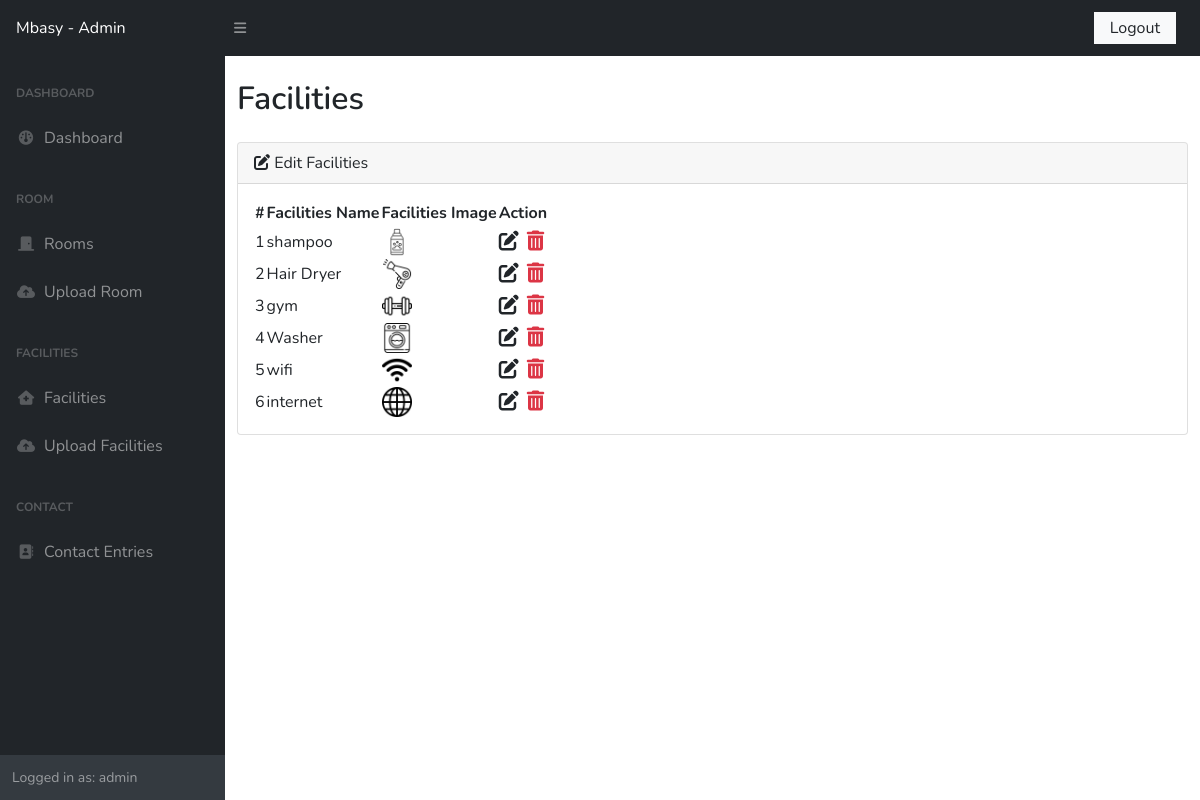
The app's page /admin/facilities.php (signed in) with its own data.
### tables this page shows
CREATE TABLE `facilities` (
  `facilities_id` int(11) NOT NULL,
  `facilities_name` varchar(100) NOT NULL,
  `facilities_image` varchar(100) NOT NULL
);

### admin/facilities.php (the view, shortened to what this page needs)
<?php include 'config.php' ?>
<!DOCTYPE html>
<html lang="en">
<head>
    <?php include 'components/header.php' ?>
</head>
<body class="sb-nav-fixed">
    <?php include 'components/navbar.php'; ?>
    <div id="layoutSidenav">
        <?php include 'components/sidenav.php'; ?>
        <div id="layoutSidenav_content">
            <main class="container-fluid">
                <h2 class="my-4 main-title">Facilities</h2>
                <div class="card mb-4">
                    <div class="card-header">
                        <i class="fa-solid fa-pen-to-square"></i>
                        Edit Facilities
                    </div>
                    <div class="card-body">
                        <table id="datatablesSimple" class="table-responsive">
                            <thead>
                                <tr>
                                    <th>#</th>
                                    <th>Facilities Name</th>
                                    <th>Facilities Image</th>
                                    <th>Action</th>
                                </tr>
                            </thead>
                            <tbody>
                            <?php
                                $sql = "SELECT * FROM `facilities`";
                                $result = mysqli_query($conn, $sql);
                                $i = 1;
                                if(mysqli_num_rows($result)>0){
                                    while($row = mysqli_fetch_assoc($result)){
                                        $facilities_id = $row['facilities_id'];
                                        $facilities_name = $row['facilities_name'];
                                        $facilities_image = $row['facilities_image'];
                                        echo '<tr>
                                            <td>'.$i++.'</td>
                                            <td>'.$facilities_name.'</td>
                                            <td><img width="30px" src="'.$facilities_image.'"></td>
                                            <td>
                                                <a href="edit-facilities.php?editfac='.$facilities_id.'" class="text-dark fs-5"><i class="fa-solid fa-pen-to-square"></i></a>
                                                <a href="delete-facilities.php?delete='.$facilities_id.'" class="text-danger ms-1 fs-5"><i class="fa-solid fa-trash-can"></i></a>
                                            </td>
                                        </tr>';
                                    }
                                }
                            ?>
                            </tbody>
                        </table>
                    </div>
                </div>
            </main>
        </div>
    </div>
</body>
</html>

### admin/css/custom-style.css (style rules this page uses)
body { font-family: 'Nunito', sans-serif; }
.main-title { font-family: 'Nunito', sans-serif; text-transform: Capitalize; font-weight: 600; }

### records on screen
facilities: facilities_name "shampoo", facilities_image (picture)
facilities: facilities_name "Hair Dryer", facilities_image (picture)
facilities: facilities_name "gym", facilities_image (picture)
facilities: facilities_name "Washer", facilities_image (picture)
facilities: facilities_name "wifi", facilities_image (picture)
facilities: facilities_name "internet", facilities_image (picture)

### other values on screen
$_SESSION['username'] "admin"
